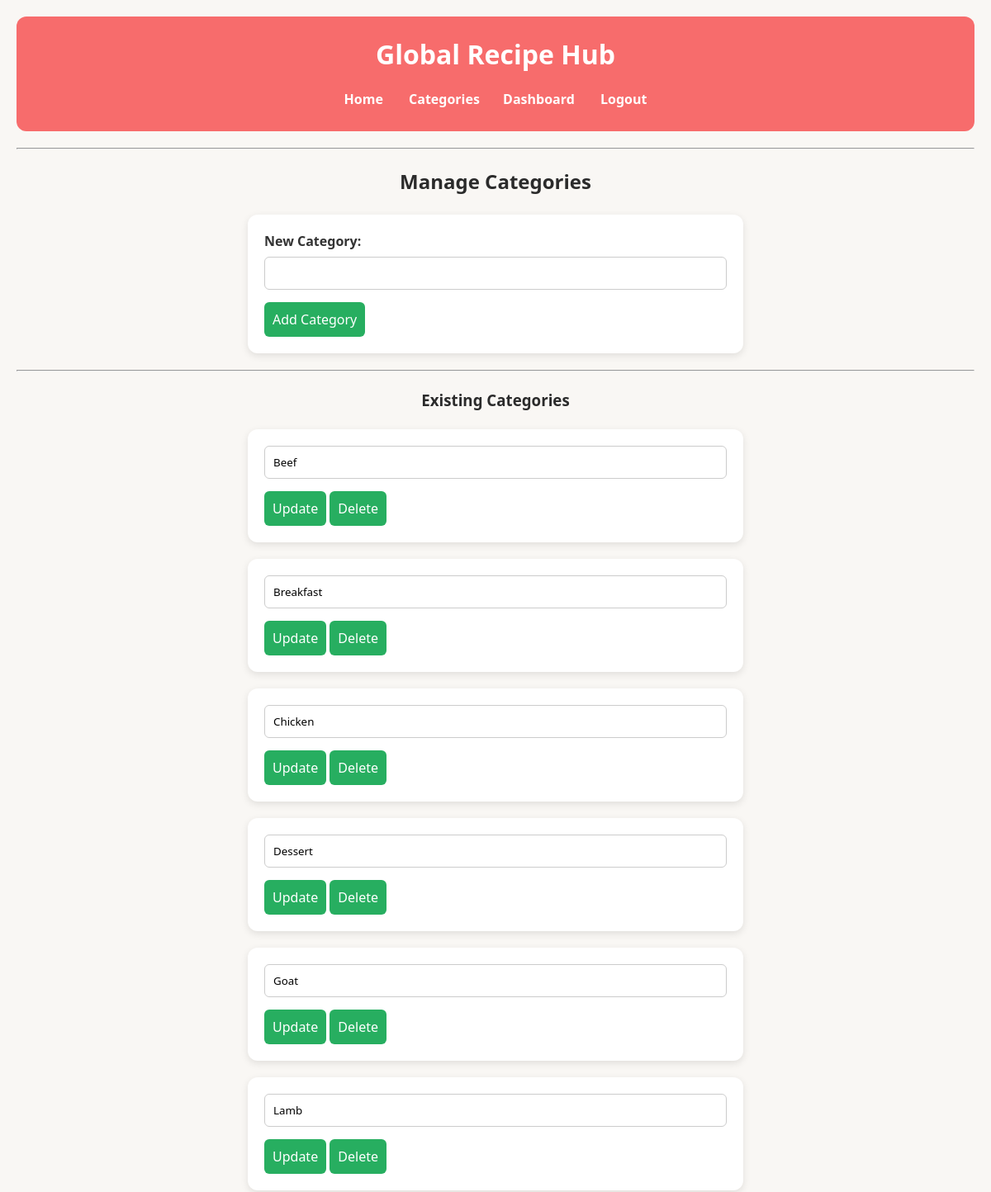
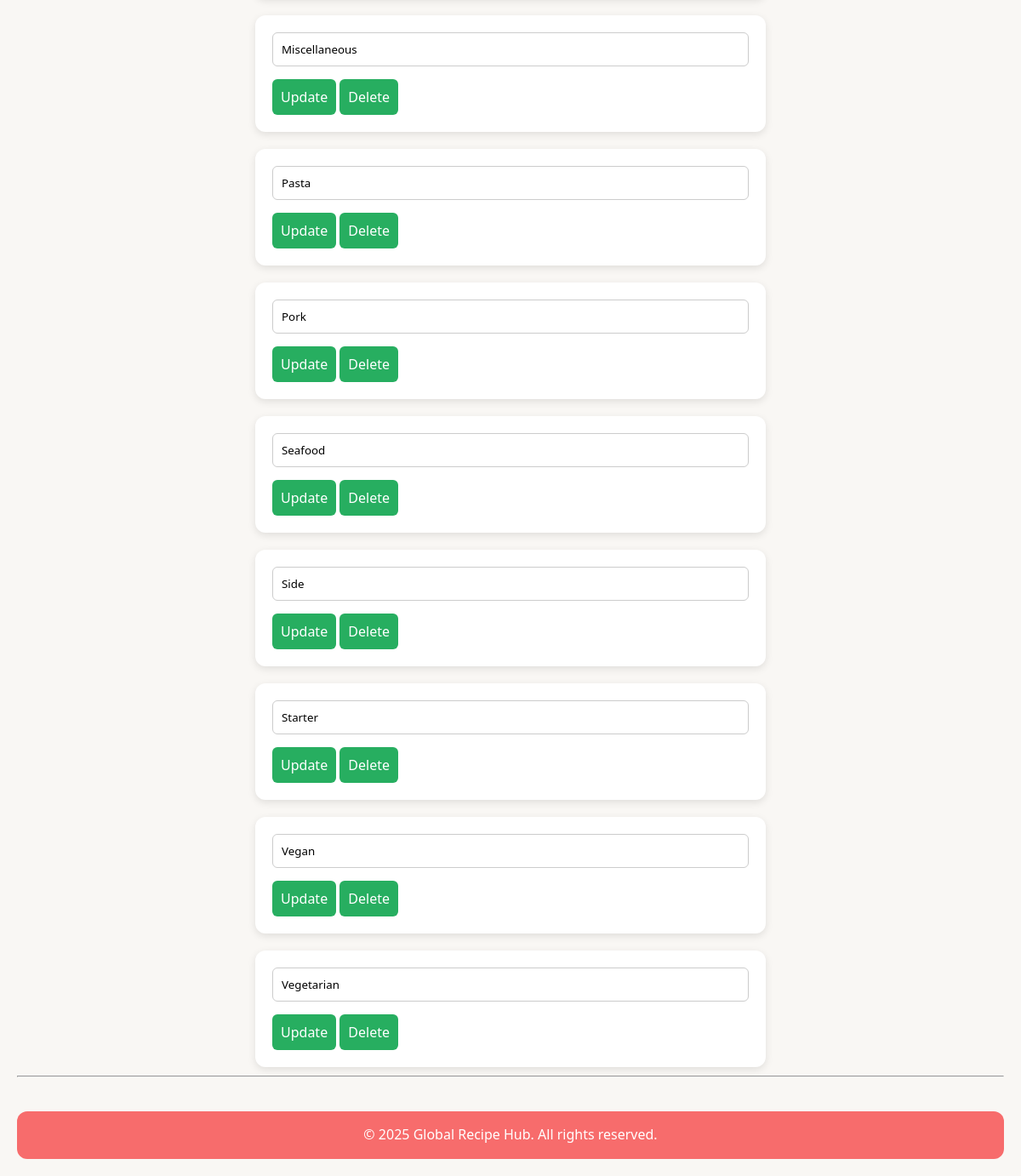
Page /Categories.php (signed in) on the committed database (2 pictures, top to bottom).
### tables this page shows
CREATE TABLE `categories` (
  `category_id` int(11) NOT NULL,
  `category_name` varchar(50) NOT NULL,
  `description` varchar(300) NOT NULL
);

### Categories.php (the view, shortened to what this page needs)
<?php
require 'header.php';
$db->setAttribute(PDO::ATTR_ERRMODE, PDO::ERRMODE_EXCEPTION);
$categories = $db->query("SELECT * FROM categories ORDER BY category_name ASC")
                ->fetchAll(PDO::FETCH_ASSOC);
?>
<h2>Manage Categories</h2>
<form method="POST">
    <label>New Category:</label>
    <input type="text" name="category_name" required>
    <button type="submit" name="add">Add Category</button>
</form>
<hr>
<h3>Existing Categories</h3>
<?php foreach ($categories as $cat): ?>
<form method="POST" style="margin-bottom:10px;">
    <input type="text" name="category_name"
           value="<?= htmlspecialchars($cat['category_name']) ?>"
           required>
    <button type="submit" name="update">Update</button>
    <button type="submit" name="delete"
        onclick="return confirm('Delete this category? This cannot be undone.');">
        Delete
    </button>
</form>
<?php endforeach; ?>
<?php include 'footer.php'; ?>

### header.php (shortened to what this page needs)
<!DOCTYPE html>
<html lang="en">
<head>
    <link rel="stylesheet" href="main.css">
</head>
<body>
<header>
    <h1> Global Recipe Hub</h1>
<nav>
    <a href="index.php">Home</a>
<div class="dropdown">
    <button class="dropbtn" onclick="toggleCategory(event)">Categories</button>
</div>
    <div class="dropdown">
        <button class="dropbtn" onclick="toggleMenu(event)">Dashboard</button>
    </div>
    <?php if (isset($_SESSION['user_id'])): ?>
        <a href="logout.php">Logout</a>
    <?php else: ?>
        <a href="login.php">Login</a>
    <?php endif; ?>
</nav>
</header>
<hr>

### footer.php
<hr>
<footer>
    <p>&copy; <?php echo date('Y'); ?> Global Recipe Hub. All rights reserved.</p>
</footer>
</body>
</html>

### main.css (style rules this page uses)
* { box-sizing: border-box; margin: 0; padding: 0; font-family: "Segoe UI", Tahoma, Geneva, Verdana, sans-serif; }
body { background-color: #f9f7f4; color: #333; line-height: 1.6; padding: 20px; }
header { background-color: #f76c6c; color: #fff; padding: 20px; border-radius: 12px; text-align: center; margin-bottom: 20px; }
header h1 { margin-bottom: 10px; }
nav a { color: #fff; text-decoration: none; margin: 0 15px; font-weight: bold; transition: color 0.3s; }
.dropdown { position: relative; display: inline-block; }
.dropbtn { background: none; border: none; cursor: pointer; color: #fff; font-size: 16px; font-weight: bold; padding: 8px 12px; }
h2, h3 { text-align: center; margin: 20px 0; color: #2b2b2b; }
form { background-color: #fff; padding: 20px; border-radius: 12px; width: 80%; max-width: 600px; margin: 20px auto; box-shadow: 0 3px 10px rgba(0,0,0,0.1); }
form label { font-weight: bold; margin-bottom: 6px; display: block; }
form input[type="text"], form input[type="email"], form input[type="password"], form select, form textarea { width: 100%; padding: 10px; border-radius: 6px; border: 1px solid #ccc; margin-bottom: 15px; }
form button { background-color: #27ae60; color: #fff; padding: 10px 10px; border: none; border-radius: 6px; cursor: pointer; font-size: 1rem; transition: 0.3s; }
footer { background-color: #f76c6c; color: #fff; text-align: center; padding: 15px; border-radius: 12px; margin-top: 40px; }

### rows in the picture
categories: category_name "Beef"
categories: category_name "Breakfast"
categories: category_name "Chicken"
categories: category_name "Dessert"
categories: category_name "Goat"
categories: category_name "Lamb"
categories: category_name "Miscellaneous"
categories: category_name "Pasta"
categories: category_name "Pork"
categories: category_name "Seafood"
categories: category_name "Side"
categories: category_name "Starter"
categories: category_name "Vegan"
categories: category_name "Vegetarian"
